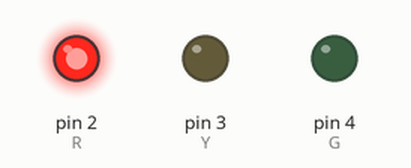
This sketch was run on a simulated Arduino Uno, built with avr-gcc and run on an emulated ATmega328P. Shown: output pins drawn as LEDs (lit = HIGH).

Above: at 0.5 s.
At 2.5 s:
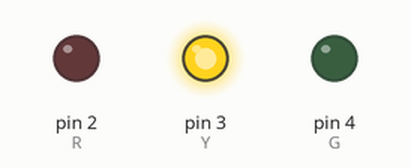
At 4.5 s:
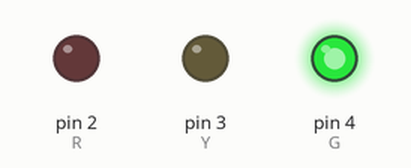
At 5.5 s:
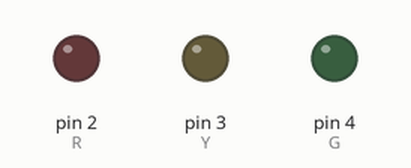
Timing chart, 0 to 7.8 s (numbered marks = the images above):
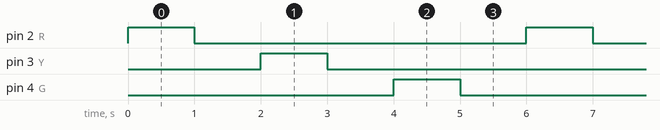

The sketch:

0.BlinkingLED.ino
```cpp
int R=2; //variable untuk lampu merah
int Y=3; //variable untuk lampu kuning
int G=4; //variable untuk lampu hijau

void setup() {

  pinMode(R,OUTPUT); //lampu merah sebagai output
  pinMode(Y,OUTPUT); //lampu kuning sebagi output
  pinMode(G,OUTPUT); //lampu hijau sebagai output


}

void loop() {

  //Lampu merah kuning dan hijau menyala bergantian

  //lampu merah
  digitalWrite(R,HIGH); //nyala
  delay(1000);

  digitalWrite(R,LOW); //mati
  delay(1000);

  //lampu kuning
  digitalWrite(Y,HIGH); //nyala
  delay(1000);

  digitalWrite(Y,LOW); //mati
  delay(1000);

  //lampu hijau
  digitalWrite(G,HIGH); //nyala
  delay(1000);

  digitalWrite(G,LOW); //mati
  delay(1000);


  //lampu merah kuning dan hijau menyala

//  digitalWrite(R,HIGH); //nyala
//  digitalWrite(Y,HIGH); //nyala
//  digitalWrite(G,HIGH); //nyala
//  delay(1000);


}
```

Measured:
- by itself, pin 2 (R), pin 3 (Y), pin 4 (G): alternates HIGH for 1.0 s and LOW for 5.0 s
- by itself, everything shown: repeats every 6.0 s, in 6 steps
